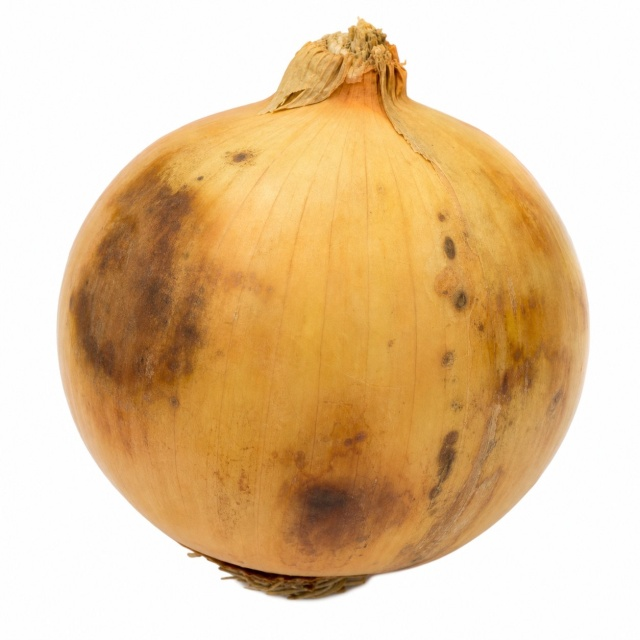
#> input picture onion-opencv-course/images/pipeline_bad/01_original.jpg, 640 x 640 px
$ python onion_analyzer.py ../images/pipeline_bad/01_original.jpg out.png
#> lines starting #> are read from the running program, lines starting #| are printed output that depends on the picture; after the words box and inside, x2 and y2 are one past the last pixel; in counts of white or black regions, pixels touching at a corner belong together; long printed decimals are rounded
"""
onion_analyzer.py
=================
A rule-based Onion Quality Image Analyzer (traditional computer vision).

Pipeline:
    read -> resize -> grayscale -> blur -> Otsu threshold -> morphology
          -> largest contour -> mask -> features -> rules -> result

Every intermediate image is saved so it can be used in the book as a
REAL screenshot (the output of actually running this code).

Usage:
    python onion_analyzer.py <image_path> [output_dir]

Demo thresholds are intentionally simple and are meant to be tuned
against a real, labeled dataset (see the book, Chapter 20 & 24).
"""
import sys
import os
import cv2
import numpy as np

# ----------------------------------------------------------------------------
# STEP 1: READ + RESIZE
# ----------------------------------------------------------------------------
def read_and_resize(path, width=640):
    img = cv2.imread(path)                     # BGR
    if img is None:
        raise FileNotFoundError(f"Could not read image: {path}")
    h, w = img.shape[:2]
    if w > width:
        scale = width / w
        img = cv2.resize(img, (width, int(h * scale)),
                         interpolation=cv2.INTER_AREA)
    return img

# ----------------------------------------------------------------------------
# STEP 2: SEGMENT THE ONION (background removal)
# ----------------------------------------------------------------------------
def segment_onion(img):
    gray = cv2.cvtColor(img, cv2.COLOR_BGR2GRAY)
    blurred = cv2.GaussianBlur(gray, (7, 7), 0)

    # Otsu thresholding finds a cutoff that best separates the
    # darker onion from the brighter background.
    _, thresh = cv2.threshold(blurred, 0, 255,
                              cv2.THRESH_BINARY_INV + cv2.THRESH_OTSU)

    # Morphological operations clean small holes / specks.
    kernel = np.ones((7, 7), np.uint8)
    closed = cv2.morphologyEx(thresh, cv2.MORPH_CLOSE, kernel, iterations=2)
    opened = cv2.morphologyEx(closed, cv2.MORPH_OPEN, kernel, iterations=2)

    # Keep the largest contour = the onion.
    contours, _ = cv2.findContours(opened, cv2.RETR_EXTERNAL,
                                   cv2.CHAIN_APPROX_SIMPLE)
    if not contours:
        raise RuntimeError("No contour found — check the image/background.")
    largest = max(contours, key=cv2.contourArea)

    mask = np.zeros_like(gray)
    cv2.drawContours(mask, [largest], -1, 255, -1)   # filled

    masked_img = cv2.bitwise_and(img, img, mask=mask)  # onion only
    return gray, blurred, thresh, opened, largest, mask, masked_img

# ----------------------------------------------------------------------------
# STEP 3: FEATURES
# ----------------------------------------------------------------------------
def extract_features(mask, gray, hsv):
    # --- shape ---
    area = float(cv2.countNonZero(mask))
    contours, _ = cv2.findContours(mask, cv2.RETR_EXTERNAL,
                                   cv2.CHAIN_APPROX_SIMPLE)
    c = max(contours, key=cv2.contourArea)
    perimeter = float(cv2.arcLength(c, True))
    circularity = (4 * np.pi * area) / (perimeter ** 2) if perimeter > 0 else 0.0
    x, y, w, h = cv2.boundingRect(c)
    aspect_ratio = float(h) / float(w) if w > 0 else 0.0
    extent = area / float(w * h) if w * h > 0 else 0.0

    # --- colour (inside the onion only) ---
    mean_bgr = cv2.mean(hsv, mask=mask)          # note: mean over HSV here
    mean_b = mean_bgr[0]; mean_g = mean_bgr[1]; mean_r = mean_bgr[2]
    gray_masked = cv2.bitwise_and(gray, gray, mask=mask)
    std_gray = float(gray_masked[np.nonzero(mask)].std())

    # --- visible defect proxies (DEMO thresholds) ---
    dark_ratio = float(np.mean(gray[mask > 0] < 70))           # very dark px
    h, s, v = cv2.split(hsv)
    brown = ((h >= 8) & (h <= 25) & (s >= 40) & (v <= 200)).astype(np.uint8)
    brown_ratio = float(brown[mask > 0].mean())                # brown/rot px
    defect_ratio = max(dark_ratio, brown_ratio)

    return {
        "area": area, "perimeter": perimeter, "circularity": circularity,
        "aspect_ratio": aspect_ratio, "extent": extent,
        "mean_hsv": (round(mean_b, 1), round(mean_g, 1), round(mean_r, 1)),
        "std_gray": round(std_gray, 1),
        "dark_ratio": round(dark_ratio, 4),
        "brown_ratio": round(brown_ratio, 4),
        "defect_ratio": round(defect_ratio, 4),
    }

# ----------------------------------------------------------------------------
# STEP 4: RULES (DEMO — tune against a labeled dataset)
# ----------------------------------------------------------------------------
def classify(feats):
    dr, br = feats["dark_ratio"], feats["brown_ratio"]
    if dr >= 0.12 or br >= 0.40:
        return "ROTTEN", (0, 0, 255)
    if dr >= 0.04 or br >= 0.15:
        return "DAMAGED", (0, 165, 255)
    return "GOOD", (0, 200, 0)

# ----------------------------------------------------------------------------
# MAIN
# ----------------------------------------------------------------------------
def analyze(path, out_dir):
    os.makedirs(out_dir, exist_ok=True)
    img = read_and_resize(path)
#> in read_and_resize, img is the input picture: shape (640, 640, 3); mean B, G, R 158.4, 197.5, 227.3

    gray, blurred, thresh, opened, largest, mask, masked_img = segment_onion(img)
#> in segment_onion, `gray = cv2.cvtColor(img, cv2.COLOR_BGR2GRAY)`:
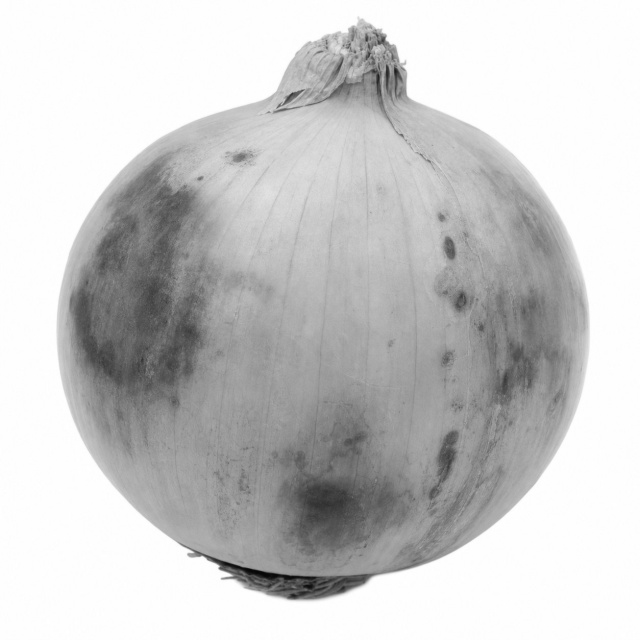
#> gray: shape (640, 640); min 6, max 255, mean 202
#> in segment_onion, `_, thresh = cv2.threshold(blurred, 0, 255, cv2.THRESH_BINARY_INV + cv2..`:
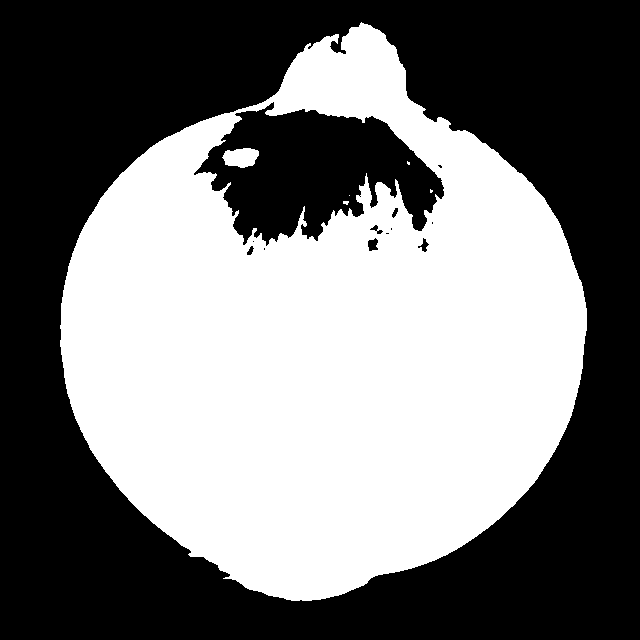
#> thresh: shape (640, 640); 46.7% white; 6 white regions (4 under 20 px), largest, box (x1, y1, x2, y2) and area: (60, 22, 587, 601) 190693, (222, 148, 259, 168) 554
#> in segment_onion, `closed = cv2.morphologyEx(thresh, cv2.MORPH_CLOSE, kernel, iterations=2)`: closed: shape (640, 640); 47.3% white; 1 white region, box (x1, y1, x2, y2) and area: (60, 22, 587, 601) 193735
#> in segment_onion, `opened = cv2.morphologyEx(closed, cv2.MORPH_OPEN, kernel, iterations=2)`: opened: shape (640, 640); 47.1% white; 1 white region
#> in segment_onion, `contours, _ = cv2.findContours(opened, cv2.RETR_EXTERNAL, cv2.CHAIN_AP..`: contours = 1 contour; box (x1, y1, x2, y2) and area: (60, 26, 587, 601) 191930
#> in segment_onion, `largest = max(contours, key=cv2.contourArea)`: largest = contour of 900 points, box (x1, y1, x2, y2) (60, 26, 587, 601), area 191930
#> in segment_onion, `masked_img = cv2.bitwise_and(img, img, mask=mask)`:
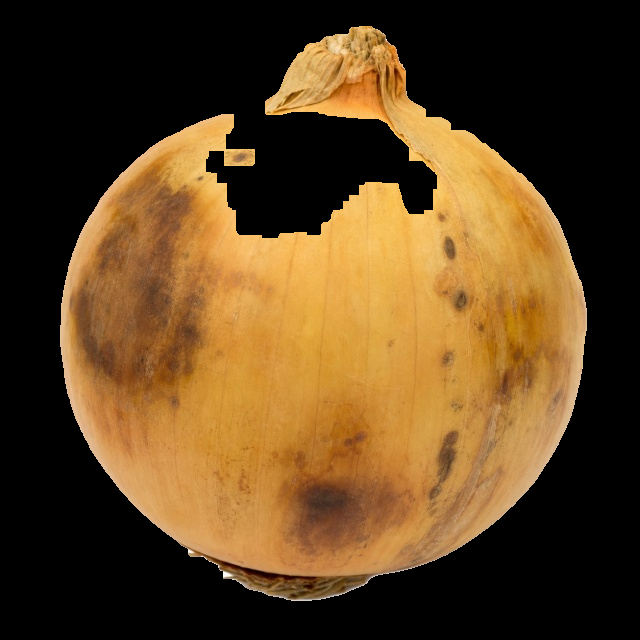
#> masked_img: shape (640, 640, 3); mean B, G, R 31.6, 66.3, 93.6
    hsv = cv2.cvtColor(img, cv2.COLOR_BGR2HSV)
#> hsv: shape (640, 640, 3); mean H, S, V 11.2, 87.4, 227.4
    feats = extract_features(mask, gray, hsv)
#> in extract_features, `area = float(cv2.countNonZero(mask))`: area = 193059
#> in extract_features, `c = max(contours, key=cv2.contourArea)`: c has the same summary as largest in segment_onion
#> in extract_features, `perimeter = float(cv2.arcLength(c, True))`: perimeter = 2569.1
#> in extract_features, `circularity = (4 * np.pi * area) / (perimeter ** 2) if perimeter > 0 e..`: circularity = 0.368
#> in extract_features, `x, y, w, h = cv2.boundingRect(c)`: x = 60; y = 26; w = 527; h = 575
#> in extract_features, `aspect_ratio = float(h) / float(w) if w > 0 else 0.0`: aspect_ratio = 1.09
#> in extract_features, `extent = area / float(w * h) if w * h > 0 else 0.0`: extent = 0.637
#> in extract_features, `mean_bgr = cv2.mean(hsv, mask=mask)`: mean_bgr = (16.51, 170.1, 198.6, 0)
#> in extract_features, `mean_b = mean_bgr[0]`: mean_b = 16.51
#> in extract_features, `mean_g = mean_bgr[1]`: mean_g = 170.1
#> in extract_features, `mean_r = mean_bgr[2]`: mean_r = 198.6
#> in extract_features, `gray_masked = cv2.bitwise_and(gray, gray, mask=mask)`:
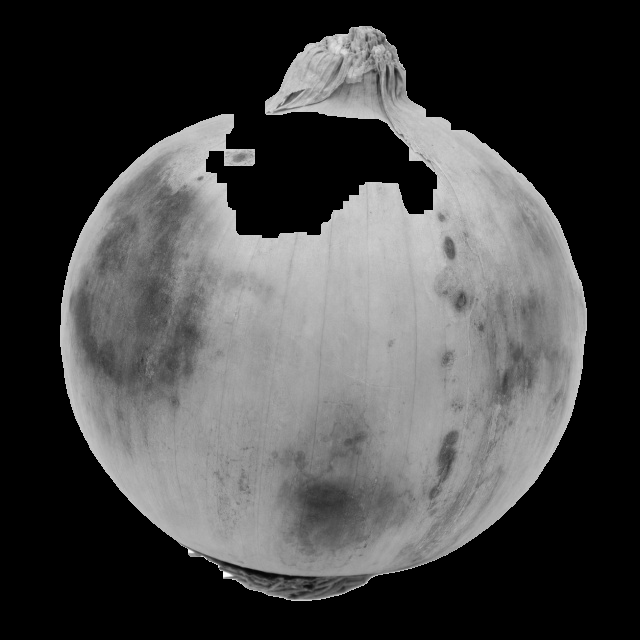
#> gray_masked: shape (640, 640); min 0, max 254, mean 70.5
#> in extract_features, `std_gray = float(gray_masked[np.nonzero(mask)].std())`: std_gray = 32.06
#> in extract_features, `dark_ratio = float(np.mean(gray[mask > 0] < 70))`: dark_ratio = 0.0125
#> in extract_features, `h, s, v = cv2.split(hsv)`:
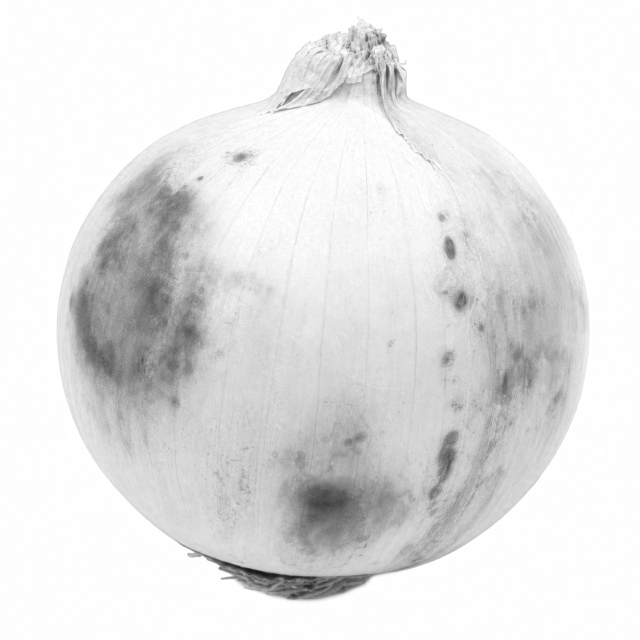
#> v: shape (640, 640); min 21, max 255, mean 227.4
#> in extract_features, `brown = ((h >= 8) & (h <= 25) & (s >= 40) & (v <= 200)).astype(np.uint8)`:
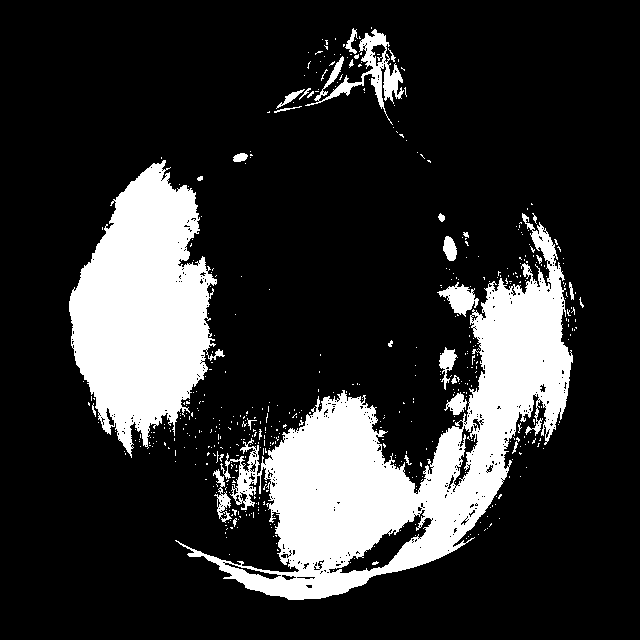
#> brown: shape (640, 640); values 0 (black) and 1 (white), 18.9% white; 513 white regions (483 under 20 px)
#> in extract_features, `brown_ratio = float(brown[mask > 0].mean())`: brown_ratio = 0.401
#> feats = 10 items
    label, color = classify(feats)
#> in classify, `dr, br = feats["dark_ratio"], feats["brown_ratio"]`: dr = 0.0125; br = 0.401
#> label = 'ROTTEN'; color = (0, 0, 255)

    # --- annotated result ---
    result = img.copy()
    contours, _ = cv2.findContours(mask, cv2.RETR_EXTERNAL,
                                   cv2.CHAIN_APPROX_SIMPLE)
    cv2.drawContours(result, contours, -1, (255, 100, 0), 3)          # outline
    x, y, w, h = cv2.boundingRect(max(contours, key=cv2.contourArea))
#> x = 60; y = 26; w = 527; h = 575
    cv2.rectangle(result, (x, y), (x + w, y + h), (255, 0, 0), 2)      # box
    cv2.putText(result, f"{label}  (defect={feats['defect_ratio']})",
                (x, max(20, y - 12)), cv2.FONT_HERSHEY_SIMPLEX,
                0.8, color, 2, cv2.LINE_AA)

    # --- save every stage ---
    def save(name, arr):
        cv2.imwrite(os.path.join(out_dir, name), arr)

    save("01_original.jpg", img)
    save("02_grayscale.jpg", gray)
    save("03_blurred.jpg", blurred)
    save("04_threshold.jpg", thresh)
    save("05_morphology.jpg", opened)
    contour_img = img.copy()
    cv2.drawContours(contour_img, [largest], -1, (0, 255, 0), 3)
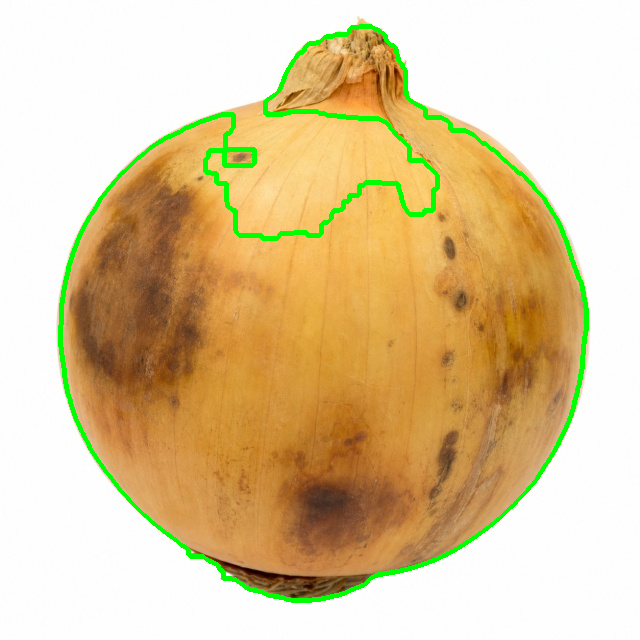
#> contour_img: shape (640, 640, 3); 2.73% of pixels changed, all inside (x1, y1, x2, y2) = (58, 24, 589, 603)
    save("06_contour.jpg", contour_img)
    save("07_mask.jpg", mask)
    save("08_masked_onion.jpg", masked_img)
    save("09_result.jpg", result)

    # hsv visual
    save("10_hsv.jpg", hsv)

    return label, feats

if __name__ == "__main__":
    if len(sys.argv) < 2:
        print("Usage: python onion_analyzer.py <image_path> [output_dir]")
        sys.exit(1)
    src = sys.argv[1]
    out = sys.argv[2] if len(sys.argv) > 2 else "output"
    label, feats = analyze(src, out)
#> label = 'ROTTEN'; feats = 10 items
    print(f"RESULT: {label}")
#| RESULT: ROTTEN
    for k, v in feats.items():
        print(f"  {k:12s} = {v}")
#> this loop made 10 passes
#> (k, v) on passes 1 to 10: ('area', 193059), ('perimeter', 2569.1), ('circularity', 0.368), ('aspect_ratio', 1.09), ('extent', 0.637), ('mean_hsv', (16.5, 170.1, 198.6)), ('std_gray', 32.1), ('dark_ratio', 0.0125), ('brown_ratio', 0.401), ('defect_ratio', 0.401)
#|   area         = 193059.0
#|   perimeter    = 2569.145
#|   circularity  = 0.3676
#|   aspect_ratio = 1.091
#|   extent       = 0.6371
#|   mean_hsv     = (16.5, 170.1, 198.6)
#|   std_gray     = 32.1
#|   dark_ratio   = 0.0125
#> (further printed lines are left out)
